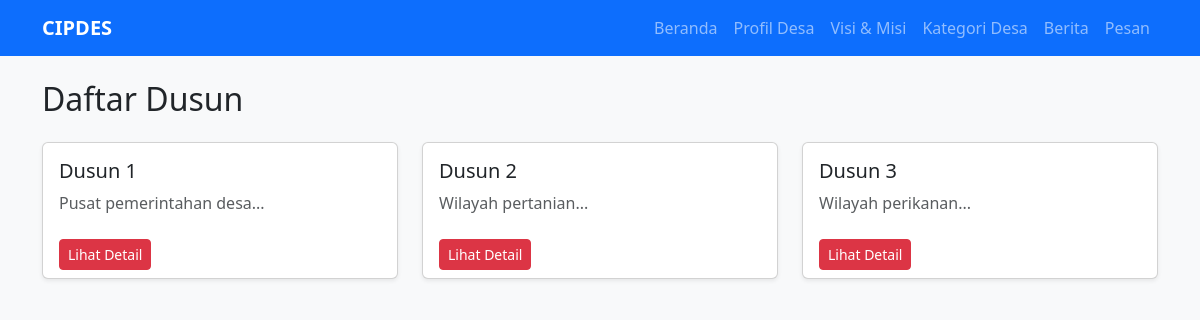
The page /kategori.php on the database its author committed.
### tables this page shows
CREATE TABLE kategori_desa (
    id INT AUTO_INCREMENT PRIMARY KEY,
    nama_dusun VARCHAR(100) NOT NULL,
    deskripsi TEXT,
    gambar VARCHAR(255) DEFAULT NULL,  
    created_at TIMESTAMP DEFAULT CURRENT_TIMESTAMP
);

### public/kategori.php (the view)
<?php
require_once '../includes/db.php';
require_once '../includes/header.php';
?>
<main class="flex-shrink-0">
<div class="container mt-4 mb-5">
  <?php if (isset($_GET['id'])): ?>
      <?php
      $id = intval($_GET['id']);
      $sql = $conn->query("SELECT * FROM kategori_desa WHERE id = $id LIMIT 1");
      ?>
      <?php if ($sql && $sql->num_rows > 0): ?>
          <?php $dusun = $sql->fetch_assoc(); ?>
          <div class="card shadow-sm">
              <div class="card-body">
                  <h2 class="mb-3"><?php echo $dusun['nama_dusun']; ?></h2>
                  <?php if (!empty($dusun['gambar'])): ?>
                      <img src="../uploads/<?php echo $dusun['gambar']; ?>"
                           class="img-fluid rounded mb-3"
                           alt="<?php echo $dusun['nama_dusun']; ?>">
                  <?php endif; ?>
                  <p class="lead"><?php echo nl2br($dusun['deskripsi']); ?></p>
                  <a href="kategori.php" class="btn btn-secondary mt-3">← Kembali ke Daftar Dusun</a>
              </div>
          </div>
      <?php else: ?>
          <div class="alert alert-danger">Dusun tidak ditemukan.</div>
          <a href="kategori.php" class="btn btn-secondary">Kembali</a>
      <?php endif; ?>
  <?php else: ?>
      <h2 class="mb-4">Daftar Dusun</h2>
      <div class="row">
        <?php
        $dusun = $conn->query("SELECT * FROM kategori_desa ORDER BY id ASC");
        if ($dusun && $dusun->num_rows > 0):
            while ($d = $dusun->fetch_assoc()):
        ?>
          <div class="col-md-4 mb-3">
            <div class="card h-100 shadow-sm">
              <div class="card-body">
                <h5 class="card-title"><?php echo $d['nama_dusun']; ?></h5>
                <p class="card-text text-muted"><?php echo substr($d['deskripsi'], 0, 80); ?>...</p>
              </div>
              <div class="card-footer bg-transparent border-0">
                <a href="kategori.php?id=<?php echo $d['id']; ?>" class="btn btn-danger btn-sm">Lihat Detail</a>
              </div>
            </div>
          </div>
        <?php
            endwhile;
        else:
            echo '<p>Belum ada data dusun.</p>';
        endif;
        ?>
      </div>
  <?php endif; ?>
</div>
</main>

### includes/header.php (style rules this page uses)
body { background:#f8f9fa;scroll-behavior:smooth }

### rows shown on the page
kategori_desa: nama_dusun "Dusun 1", deskripsi "Pusat pemerintahan desa"
kategori_desa: nama_dusun "Dusun 2", deskripsi "Wilayah pertanian"
kategori_desa: nama_dusun "Dusun 3", deskripsi "Wilayah perikanan"
